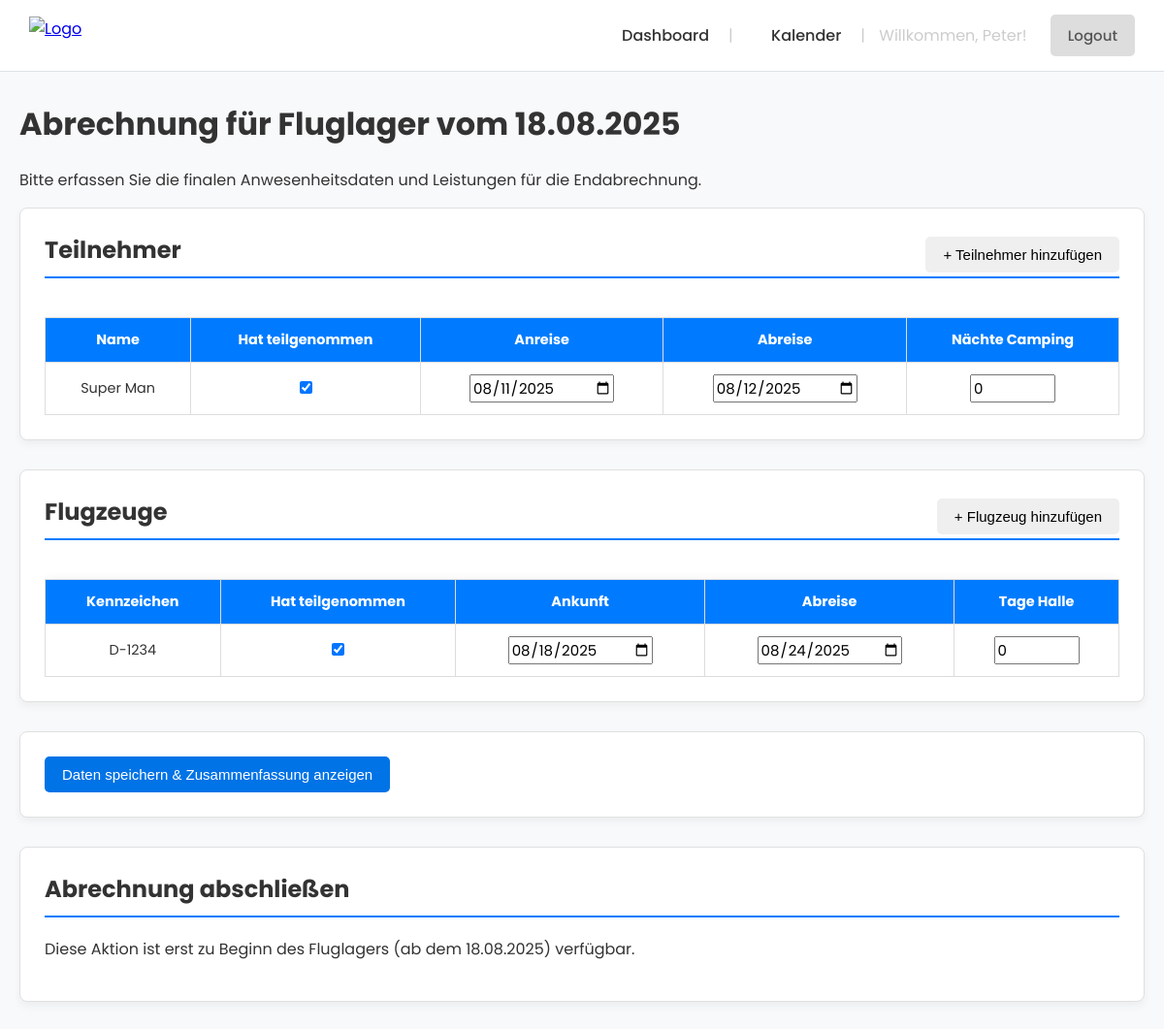
The app's page /abrechnung_ok.php?id=9 (signed in) with its own data.
### tables this page shows
CREATE TABLE `fluglager` (
  `id` int(11) NOT NULL AUTO_INCREMENT,
  `user_id` int(11) NOT NULL,
  `startdatum` date NOT NULL,
  `enddatum` date NOT NULL,
  `exklusiv` tinyint(1) DEFAULT 0,
  `status` enum('in_planung','eingereicht','bestaetigt','abgelehnt','abrechnung_gesendet','fertig_abgerechnet') DEFAULT 'in_planung',
  `kommentar_admin` text DEFAULT NULL,
  `erstellt_am` timestamp NULL DEFAULT current_timestamp(),
  `geaendert_am` timestamp NULL DEFAULT current_timestamp() ON UPDATE current_timestamp(),
  `ansprechpartner_vorname` varchar(255) DEFAULT NULL,
  `ansprechpartner_nachname` varchar(255) DEFAULT NULL,
  `ansprechpartner_email` varchar(255) DEFAULT NULL,
  `ansprechpartner_telefon` varchar(255) DEFAULT NULL,
  `hinweise_an_admin` text DEFAULT NULL,
  `anzahlung_bezahlt` tinyint(1) NOT NULL DEFAULT 0,
  `abrechnung_gesendet` tinyint(1) NOT NULL DEFAULT 0,
  `anzahlung_bezahlt_am` datetime DEFAULT NULL,
  PRIMARY KEY (`id`),
  KEY `user_id` (`user_id`),
  CONSTRAINT `fluglager_ibfk_1` FOREIGN KEY (`user_id`) REFERENCES `users` (`id`) ON DELETE CASCADE
);

CREATE TABLE `teilnehmer` (
  `id` int(11) NOT NULL AUTO_INCREMENT,
  `fluglager_id` int(11) NOT NULL,
  `vorname` varchar(255) NOT NULL,
  `nachname` varchar(255) NOT NULL,
  `geburtsdatum` date DEFAULT NULL,
  `telefon` varchar(50) DEFAULT NULL,
  `email` varchar(255) DEFAULT NULL,
  `camping` tinyint(1) NOT NULL DEFAULT 0,
  `rolle` enum('Pilot','Flugschüler','Begleitperson') DEFAULT NULL,
  `vereinsflieger_nr` varchar(100) DEFAULT NULL,
  `aufenthalt_von` date DEFAULT NULL,
  `aufenthalt_bis` date DEFAULT NULL,
  `hat_teilgenommen` tinyint(1) NOT NULL DEFAULT 1,
  `abrechnung_naechte_camping` int(11) DEFAULT 0,
  PRIMARY KEY (`id`),
  KEY `fluglager_id` (`fluglager_id`),
  CONSTRAINT `teilnehmer_ibfk_1` FOREIGN KEY (`fluglager_id`) REFERENCES `fluglager` (`id`) ON DELETE CASCADE
);

CREATE TABLE `flugzeuge` (
  `id` int(11) NOT NULL AUTO_INCREMENT,
  `fluglager_id` int(11) NOT NULL,
  `typ` varchar(255) NOT NULL,
  `kennzeichen` varchar(100) NOT NULL,
  `muster` varchar(255) DEFAULT NULL,
  `flarm_id` varchar(100) DEFAULT NULL,
  `spot` varchar(100) DEFAULT NULL,
  `pilot_id` int(11) DEFAULT NULL,
  `abrechnung_anreise` date DEFAULT NULL,
  `abrechnung_abreise` date DEFAULT NULL,
  `abrechnung_tage_halle` int(11) NOT NULL DEFAULT 0,
  `abrechnung_tage_werkstatt` int(11) NOT NULL DEFAULT 0,
  `hat_teilgenommen` tinyint(1) NOT NULL DEFAULT 1,
  PRIMARY KEY (`id`),
  KEY `fluglager_id` (`fluglager_id`),
  KEY `fk_flugzeug_pilot` (`pilot_id`),
  CONSTRAINT `fk_flugzeug_pilot` FOREIGN KEY (`pilot_id`) REFERENCES `teilnehmer` (`id`) ON DELETE SET NULL,
  CONSTRAINT `flugzeuge_ibfk_1` FOREIGN KEY (`fluglager_id`) REFERENCES `fluglager` (`id`) ON DELETE CASCADE
);

### abrechnung_ok.php (the view, shortened to what this page needs)
<?php
$user_id = $_SESSION['user_id'];
$user_vorname = $_SESSION['user_vorname'] ?? 'User';
$lager_id = $_GET['id'];
$db = new Database();
$conn = $db->getConnection();
$stmt = $conn->prepare("SELECT * FROM fluglager WHERE id = ? AND user_id = ?");
$stmt->bind_param('ii', $lager_id, $user_id);
$stmt->execute();
$result = $stmt->get_result();
$lager = $result->fetch_assoc();
$teilnehmer = $conn->query("SELECT * FROM teilnehmer WHERE fluglager_id = $lager_id ORDER BY id ASC")->fetch_all(MYSQLI_ASSOC);
$flugzeuge = $conn->query("SELECT * FROM flugzeuge WHERE fluglager_id = $lager_id ORDER BY id ASC")->fetch_all(MYSQLI_ASSOC);
$startDate = new DateTime($lager['startdatum']);
$startDate->setTime(0,0,0);
$now = new DateTime("now", new DateTimeZone('Europe/Berlin'));
$now->setTime(0,0,0);
$isCampActive = ($now >= $startDate);
?>
<!DOCTYPE html>
<html lang="de">
<head>
    <link rel="stylesheet" href="styles.css?v=1.9">
    <link rel="stylesheet" href="https://cdnjs.cloudflare.com/ajax/libs/font-awesome/6.5.2/css/all.min.css">
</head>
<body class="app-body">
    <header class="app-header">
        <div class="logo"><a href="dashboard.php"><img src="pics/logo.png" alt="Logo"></a></div>
        <nav class="app-header-nav">
            <a href="dashboard.php">Dashboard</a><span>|</span>
            <a href="calendar.php">Kalender</a><span>|</span>
            <span>Willkommen, <?php echo htmlspecialchars($user_vorname); ?>!</span>
            <a href="logout.php" class="btn btn-grey">Logout</a>
        </nav>
    </header>
    <div class="app-container">
        <h1>Abrechnung für Fluglager vom <?php echo date('d.m.Y', strtotime($lager['startdatum'])); ?></h1>
        <p>Bitte erfassen Sie die finalen Anwesenheitsdaten und Leistungen für die Endabrechnung.</p>
        <form action="handle_final_billing.php" method="post">
            <div class="section">
                <div class="section-header">
                    <h3>Teilnehmer</h3>
                    <button type="button" onclick="toggleForm('addParticipantForm')" class="btn">+ Teilnehmer hinzufügen</button>
                </div>
                <div style="overflow-x: auto;">
                    <table class="styled-table">
                        <thead><tr><th>Name</th><th style="text-align: center;">Hat teilgenommen</th><th>Anreise</th><th>Abreise</th><th>Nächte Camping</th></tr></thead>
                        <tbody>
                            <?php foreach ($teilnehmer as $person): ?>
                            <tr>
                                <td><?php echo htmlspecialchars($person['vorname'] . ' ' . $person['nachname']); ?></td>
                                <td style="text-align: center;"><input type="checkbox" name="teilnehmer[<?php echo $person['id']; ?>][hat_teilgenommen]" value="1" <?php if ($person['hat_teilgenommen']) echo 'checked'; ?>></td>
                                <td><input type="date" name="teilnehmer[<?php echo $person['id']; ?>][anreise]" value="<?php echo htmlspecialchars($person['aufenthalt_von'] ?? $lager['startdatum']); ?>"></td>
                                <td><input type="date" name="teilnehmer[<?php echo $person['id']; ?>][abreise]" value="<?php echo htmlspecialchars($person['aufenthalt_bis'] ?? $lager['enddatum']); ?>"></td>
                                <td><input type="number" name="teilnehmer[<?php echo $person['id']; ?>][naechte_camping]" value="<?php echo htmlspecialchars($person['abrechnung_naechte_camping']); ?>" min="0" style="width: 80px;"></td>
                            </tr>
                            <?php endforeach; ?>
                        </tbody>
                    </table>
                </div>
            </div>
            <div class="section">
                <div class="section-header">
                    <h3>Flugzeuge</h3>
                    <button type="button" onclick="toggleForm('addAircraftForm')" class="btn">+ Flugzeug hinzufügen</button>
                </div>
                <div style="overflow-x: auto;">
                    <table class="styled-table">
                        <thead><tr><th>Kennzeichen</th><th style="text-align: center;">Hat teilgenommen</th><th>Ankunft</th><th>Abreise</th><th>Tage Halle</th></tr></thead>
                        <tbody>
                            <?php foreach ($flugzeuge as $flugzeug): ?>
                            <tr>
                                <td><?php echo htmlspecialchars($flugzeug['kennzeichen']); ?></td>
                                <td style="text-align: center;"><input type="checkbox" name="flugzeuge[<?php echo $flugzeug['id']; ?>][hat_teilgenommen]" value="1" <?php if ($flugzeug['hat_teilgenommen']) echo 'checked'; ?>></td>
                                <td><input type="date" name="flugzeuge[<?php echo $flugzeug['id']; ?>][anreise]" value="<?php echo htmlspecialchars($flugzeug['abrechnung_anreise'] ?? $lager['startdatum']); ?>"></td>
                                <td><input type="date" name="flugzeuge[<?php echo $flugzeug['id']; ?>][abreise]" value="<?php echo htmlspecialchars($flugzeug['abrechnung_abreise'] ?? $lager['enddatum']); ?>"></td>
                                <td><input type="number" name="flugzeuge[<?php echo $flugzeug['id']; ?>][tage_halle]" value="<?php echo htmlspecialchars($flugzeug['abrechnung_tage_halle']); ?>" min="0" style="width: 80px;"></td>
                            </tr>
                            <?php endforeach; ?>
                        </tbody>
                    </table>
                </div>
            </div>
            <div class="section">
                <button type="submit" name="action" value="save_and_summarize" class="btn btn-primary">Daten speichern & Zusammenfassung anzeigen</button>
            </div>
        </form>
        <div class="section">
            <h3>Abrechnung abschließen</h3>
            <?php if ($lager['abrechnung_gesendet']): ?>
                 <p class="message-info"><i class="fa-solid fa-check-circle"></i> Die Abrechnung wurde bereits an die Verwaltung gesendet.</p>
            <?php else: ?>
                <p>Diese Aktion ist erst zu Beginn des Fluglagers (ab dem <?php echo $startDate->format('d.m.Y'); ?>) verfügbar.</p>
            <?php endif; ?>
        </div>
    </div>
</body>
</html>

### styles.css (style rules this page uses)
.app-body { font-family: 'Poppins', sans-serif; margin: 0; background-color: #f8f9fa; color: #333; }
.app-header { background-color: #fff; padding: 15px 30px; border-bottom: 1px solid #dee2e6; display: flex; justify-content: space-between; align-items: center; position: sticky; top: 0; z-index: 1000; }
.app-header .logo img { height: 40px; display: block; }
.app-header-nav a { margin-left: 15px; text-decoration: none; color: #555; font-weight: 500; }
.app-container { max-width: 1350px; margin: 30px auto; padding: 0 20px; }
.section { background-color: #fff; padding: 25px; border-radius: 8px; box-shadow: 0 4px 12px rgba(0, 0, 0, 0.05); margin-bottom: 30px; }
.section h3 { margin-top: 0; border-bottom: 1px solid #eee; padding-bottom: 10px; margin-bottom: 20px; }
input[type="text"], input[type="email"], input[type="password"], input[type="date"], input[type="tel"], input[type="number"], select, textarea { font-family: 'Poppins', sans-serif; font-size: 15px; }
.styled-table th, .styled-table td { padding-left: 8px; padding-right: 8px; padding-top: 12px; padding-bottom: 12px; }
.btn { padding: 10px 18px; font-size: 15px; font-weight: 500; border: none; border-radius: 5px; cursor: pointer; text-decoration: none; display: inline-block; text-align: center; transition: background-color 0.2s ease-in-out, transform 0.1s ease, box-shadow 0.2s ease; }
.btn-primary { background-color: #0073e6; color: white; }
.btn-grey { background-color: #dddddd; color: white; }
.styled-table { width: 100%; border-collapse: collapse; margin-top: 20px; font-size: 0.9em; box-shadow: 0 0 10px rgba(0, 0, 0, 0.05); }
.styled-table th, .styled-table td { border: 1px solid #ddd; padding: 12px 15px; text-align: center; vertical-align: middle; }
.styled-table thead th { background-color: #007bff; color: #ffffff; font-weight: bold; }
.section { background-color: #ffffff; border: 1px solid #e0e0e0; border-radius: 8px; padding: 25px; margin-bottom: 30px; box-shadow: 0 4px 8px rgba(0, 0, 0, 0.05); }
.section h3 { font-size: 1.5em; color: #333; border-bottom: 2px solid #007bff; padding-bottom: 10px; margin-top: 0; margin-bottom: 20px; }
.app-header-nav a:not(.btn) { color: #333; text-decoration: none; padding: 8px 15px; border-radius: 6px; font-weight: 500; transition: background-color 0.2s ease-in-out, color 0.2s ease-in-out; }
.app-header-nav span { color: #ccc; margin: 0 5px; }
.section-header { display: flex; justify-content: space-between; align-items: center; border-bottom: 2px solid #007bff; margin-bottom: 20px; }
.section-header h3 { margin: 0; padding-bottom: 10px; border-bottom: none; }

### records on screen
fluglager: startdatum "18.08.2025"
teilnehmer: vorname+nachname "Super Man", hat_teilgenommen "☑", aufenthalt_von "08/11/2025", aufenthalt_bis "08/12/2025", abrechnung_naechte_camping "0"
flugzeuge: kennzeichen "D-1234", hat_teilgenommen "☑", abrechnung_anreise.startdatum "08/18/2025", abrechnung_abreise.enddatum "08/24/2025", abrechnung_tage_halle "0"

### other values on screen
$user_vorname "Peter"
